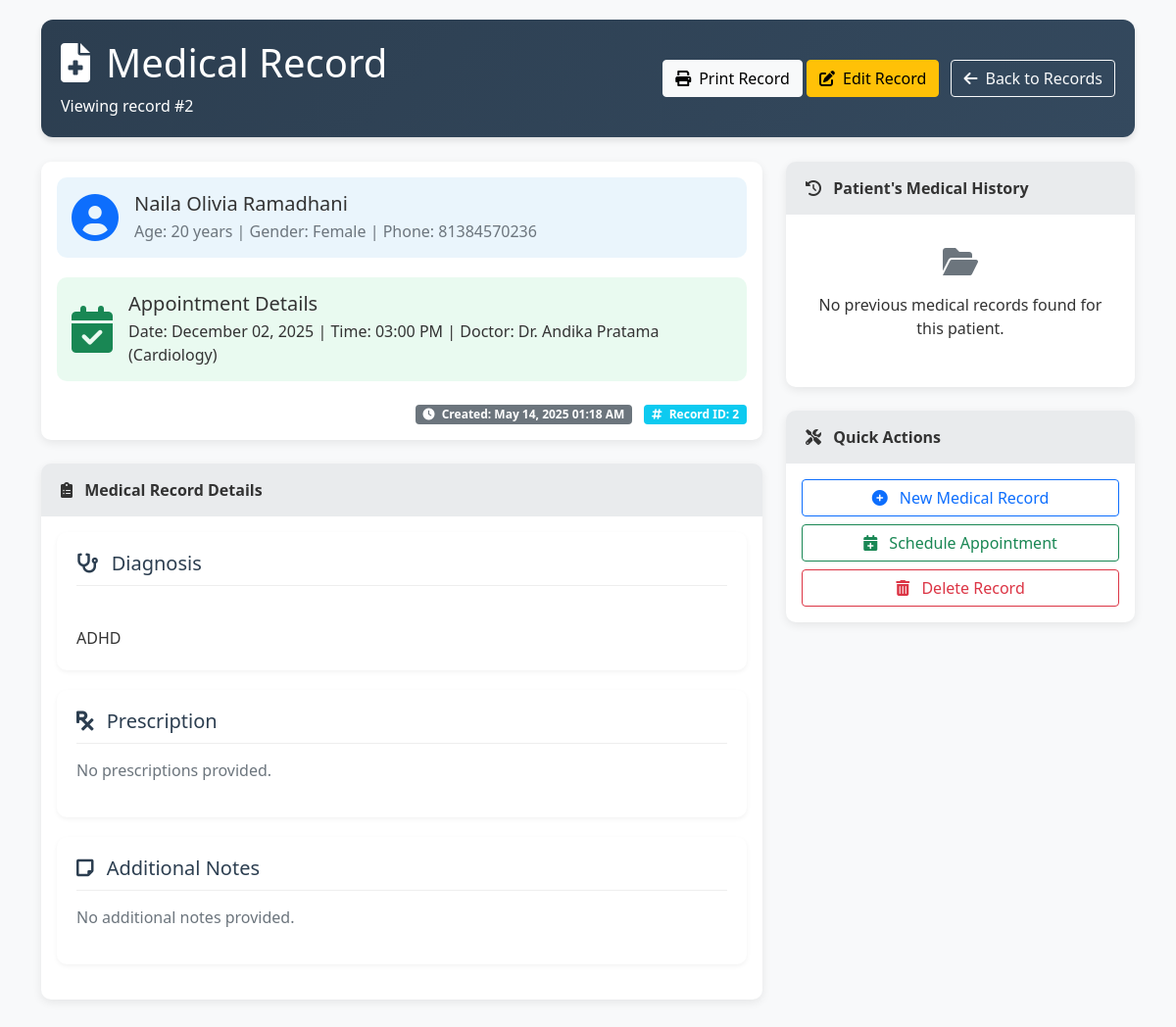
Page /view_medical_record.php?id=2 (signed in) on the committed database.
### tables this page shows
CREATE TABLE `medical_records` (
  `record_id` int(11) NOT NULL,
  `patient_id` int(11) NOT NULL,
  `doctor_id` int(11) NOT NULL,
  `appointment_id` int(11) NOT NULL,
  `diagnosis` text NOT NULL,
  `prescription` text DEFAULT NULL,
  `notes` text DEFAULT NULL,
  `created_at` timestamp NOT NULL DEFAULT current_timestamp()
);

CREATE TABLE `patients` (
  `patient_id` int(11) NOT NULL,
  `name` varchar(100) NOT NULL,
  `dob` date NOT NULL,
  `gender` enum('Male','Female','Other') NOT NULL,
  `phone` varchar(20) NOT NULL,
  `email` varchar(100) DEFAULT NULL,
  `address` text NOT NULL,
  `username` varchar(50) NOT NULL,
  `password` varchar(255) NOT NULL,
  `created_at` timestamp NOT NULL DEFAULT current_timestamp()
);

CREATE TABLE `appointments` (
  `appointment_id` int(11) NOT NULL,
  `patient_id` int(11) NOT NULL,
  `doctor_id` int(11) NOT NULL,
  `appointment_datetime` datetime NOT NULL,
  `status` enum('Scheduled','Completed','Cancelled') DEFAULT 'Scheduled',
  `notes` text DEFAULT NULL,
  `created_at` timestamp NOT NULL DEFAULT current_timestamp()
);

CREATE TABLE `doctors` (
  `doctor_id` int(11) NOT NULL,
  `name` varchar(100) NOT NULL,
  `specialty_id` int(11) NOT NULL,
  `room_number` varchar(20) NOT NULL,
  `phone` varchar(20) NOT NULL,
  `email` varchar(100) NOT NULL,
  `username` varchar(50) NOT NULL,
  `password` varchar(255) NOT NULL,
  `created_at` timestamp NOT NULL DEFAULT current_timestamp()
);

CREATE TABLE `specialties` (
  `specialty_id` int(11) NOT NULL,
  `name` varchar(100) NOT NULL
);

### view_medical_record.php (the view, shortened to what this page needs)
<?php
require_once "config.php";
$doctor_id = $_SESSION["id"];
$record_id = trim($_GET["id"]);
$sql = "SELECT mr.record_id, mr.patient_id, mr.doctor_id, mr.appointment_id,
               mr.diagnosis, mr.prescription, mr.notes, mr.created_at,
               p.name as patient_name, p.dob, p.gender, p.phone, p.email,
               d.name as doctor_name, s.name as specialty,
               a.appointment_datetime
        FROM medical_records mr
        JOIN patients p ON mr.patient_id = p.patient_id
        JOIN doctors d ON mr.doctor_id = d.doctor_id
        JOIN specialties s ON d.specialty_id = s.specialty_id
        JOIN appointments a ON mr.appointment_id = a.appointment_id
        WHERE mr.record_id = ? AND (mr.doctor_id = ? OR 1=?)";
if($stmt = mysqli_prepare($conn, $sql)){
    $is_admin = 0;
    mysqli_stmt_bind_param($stmt, "iii", $record_id, $doctor_id, $is_admin);
    if(mysqli_stmt_execute($stmt)){
        $result = mysqli_stmt_get_result($stmt);
        if(mysqli_num_rows($result) == 1){
            $record = mysqli_fetch_array($result);
        } else {
            header("location: error.php");
            exit();
        }
    } else {
        echo "Oops! Something went wrong. Please try again later.";
    }
}
$sql = "SELECT mr.record_id, mr.diagnosis, mr.created_at, d.name as doctor_name
        FROM medical_records mr
        JOIN doctors d ON mr.doctor_id = d.doctor_id
        WHERE mr.patient_id = ? AND mr.record_id != ?
        ORDER BY mr.created_at DESC
        LIMIT 5";
if($stmt = mysqli_prepare($conn, $sql)){
    mysqli_stmt_bind_param($stmt, "ii", $record["patient_id"], $record_id);
    if(mysqli_stmt_execute($stmt)){
        $previous_records = mysqli_stmt_get_result($stmt);
    }
}
?>
<!DOCTYPE html>
<html lang="en">
<head>
    <link rel="stylesheet" href="https://cdnjs.cloudflare.com/ajax/libs/bootstrap/5.1.3/css/bootstrap.min.css">
    <link rel="stylesheet" href="https://cdnjs.cloudflare.com/ajax/libs/font-awesome/6.0.0-beta3/css/all.min.css">
</head>
<body>
    <div class="container">
        <div class="dashboard-header no-print">
            <div class="row align-items-center">
                <div class="col-md-6">
                    <h1><i class="fas fa-file-medical me-3"></i>Medical Record</h1>
                    <p class="mb-0">Viewing record #<?php echo htmlspecialchars($record_id); ?></p>
                </div>
                <div class="col-md-6 text-md-end">
                    <button onclick="window.print();" class="btn btn-light">
                        <i class="fas fa-print me-2"></i>Print Record
                    </button>
                    <a href="edit_medical_record.php?id=<?php echo $record_id; ?>" class="btn btn-warning">
                        <i class="fas fa-edit me-2"></i>Edit Record
                    </a>
                    <a href="doctor_medical_records.php" class="btn btn-outline-light ms-2">
                        <i class="fas fa-arrow-left me-2"></i>Back to Records
                    </a>
                </div>
            </div>
        </div>
        <div class="row">
            <div class="col-lg-8">
                <div class="card mb-4">
                    <div class="card-body">
                        <div class="patient-info">
                            <div class="d-flex align-items-center">
                                <div class="flex-shrink-0">
                                    <i class="fas fa-user-circle fa-3x text-primary"></i>
                                </div>
                                <div class="flex-grow-1 ms-3">
                                    <h5 class="mb-1"><?php echo htmlspecialchars($record["patient_name"]); ?></h5>
                                    <p class="mb-0 text-muted">
                                        Age: <?php echo date_diff(date_create($record["dob"]), date_create('now'))->y; ?> years |
                                        Gender: <?php echo htmlspecialchars($record["gender"]); ?> |
                                        Phone: <?php echo htmlspecialchars($record["phone"]); ?>
                                    </p>
                                </div>
                            </div>
                        </div>
                        <div class="appointment-info">
                            <div class="d-flex align-items-center">
                                <div class="flex-shrink-0">
                                    <i class="fas fa-calendar-check fa-3x text-success"></i>
                                </div>
                                <div class="flex-grow-1 ms-3">
                                    <h5 class="mb-1">Appointment Details</h5>
                                    <p class="mb-0">
                                        Date: <?php echo date('F d, Y', strtotime($record["appointment_datetime"])); ?> |
                                        Time: <?php echo date('h:i A', strtotime($record["appointment_datetime"])); ?> |
                                        Doctor: Dr. <?php echo htmlspecialchars($record["doctor_name"]); ?> (<?php echo htmlspecialchars($record["specialty"]); ?>)
                                    </p>
                                </div>
                            </div>
                        </div>
                        <div class="text-end mt-3">
                            <span class="badge bg-secondary">
                                <i class="fas fa-clock me-1"></i> Created: <?php echo date('M d, Y h:i A', strtotime($record["created_at"])); ?>
                            </span>
                            <span class="badge bg-info ms-2">
                                <i class="fas fa-hashtag me-1"></i> Record ID: <?php echo htmlspecialchars($record_id); ?>
                            </span>
                        </div>
                    </div>
                </div>
                <div class="card">
                    <div class="card-header">
                        <i class="fas fa-clipboard-list me-2"></i> Medical Record Details
                    </div>
                    <div class="card-body">
                        <div class="record-section">
                            <h5><i class="fas fa-stethoscope me-2"></i> Diagnosis</h5>
                            <div class="record-content">
                                <?php echo nl2br(htmlspecialchars($record["diagnosis"])); ?>
                            </div>
                        </div>
                        <div class="record-section">
                            <h5><i class="fas fa-prescription me-2"></i> Prescription</h5>
                            <?php if(!empty(trim($record["prescription"]))): ?>
                                <div class="record-content">
                                    <?php
                                    $medications = explode("\n", $record["prescription"]);
                                    foreach($medications as $medication):
                                        if(!empty(trim($medication))):
                                    ?>
                                        <div class="prescription-item">
                                            <i class="fas fa-capsules me-2"></i>
                                            <?php echo htmlspecialchars(trim($medication)); ?>
                                        </div>
                                    <?php
                                        endif;
                                    endforeach;
                                    ?>
                                </div>
                            <?php else: ?>
                                <p class="text-muted">No prescriptions provided.</p>
                            <?php endif; ?>
                        </div>
                        <div class="record-section">
                            <h5><i class="fas fa-sticky-note me-2"></i> Additional Notes</h5>
                            <?php if(!empty(trim($record["notes"]))): ?>
                                <div class="record-content">
                                    <?php echo nl2br(htmlspecialchars($record["notes"])); ?>
                                </div>
                            <?php else: ?>
                                <p class="text-muted">No additional notes provided.</p>
                            <?php endif; ?>
                        </div>
                    </div>
                </div>
            </div>
            <div class="col-lg-4 no-print">
                <div class="card">
                    <div class="card-header">
                        <i class="fas fa-history me-2"></i> Patient's Medical History
                    </div>
                    <div class="card-body">
                        <?php if(isset($previous_records) && mysqli_num_rows($previous_records) > 0): ?>
                            <div class="list-group">
                                <?php while($prev_record = mysqli_fetch_array($previous_records)): ?>
                                    <a href="view_medical_record.php?id=<?php echo $prev_record['record_id']; ?>" class="list-group-item list-group-item-action history-record">
                                        <div class="d-flex w-100 justify-content-between">
                                            <h6 class="mb-1">Record #<?php echo $prev_record['record_id']; ?></h6>
                                            <small><?php echo date('M d, Y', strtotime($prev_record['created_at'])); ?></small>
                                        </div>
                                        <p class="mb-1">
                                            <?php
                                            $short_diagnosis = (strlen($prev_record['diagnosis']) > 50) ?
                                                substr($prev_record['diagnosis'], 0, 50) . '...' :
                                                $prev_record['diagnosis'];
                                            echo htmlspecialchars($short_diagnosis);
                                            ?>
                                        </p>
                                        <small>Dr. <?php echo htmlspecialchars($prev_record['doctor_name']); ?></small>
                                    </a>
                                <?php endwhile; ?>
                            </div>
                            <div class="text-center mt-3">
                                <a href="patient_records.php?id=<?php echo $record['patient_id']; ?>" class="btn btn-outline-primary btn-sm">
                                    <i class="fas fa-list me-1"></i> View All Records
                                </a>
                            </div>
                        <?php else: ?>
                            <div class="text-center p-3">
                                <i class="fas fa-folder-open text-muted mb-3" style="font-size: 2rem;"></i>
                                <p>No previous medical records found for this patient.</p>
                            </div>
                        <?php endif; ?>
                    </div>
                </div>
                <div class="card mt-4">
                    <div class="card-header">
                        <i class="fas fa-tools me-2"></i> Quick Actions
                    </div>
                    <div class="card-body">
                        <div class="d-grid gap-2">
                            <a href="add_record.php?patient_id=<?php echo $record['patient_id']; ?>" class="btn btn-outline-primary">
                                <i class="fas fa-plus-circle me-2"></i> New Medical Record
                            </a>
                            <a href="create_appointment.php?patient_id=<?php echo $record['patient_id']; ?>" class="btn btn-outline-success">
                                <i class="fas fa-calendar-plus me-2"></i> Schedule Appointment
                            </a>
                            <?php if($record['doctor_id'] == $doctor_id): ?>
                                <button type="button" class="btn btn-outline-danger" data-bs-toggle="modal" data-bs-target="#deleteRecordModal">
                                    <i class="fas fa-trash-alt me-2"></i> Delete Record
                                </button>
                            <?php endif; ?>
                        </div>
                    </div>
                </div>
            </div>
        </div>
    </div>
</body>
</html>

### view_medical_record.php (style rules this page uses)
:root { --primary-color: #3498db; --secondary-color: #2c3e50; --success-color: #2ecc71; --warning-color: #f39c12; --danger-color: #e74c3c; --light-color: #ecf0f1; --dark-color: #2c3e50; }
body { font-family: 'Segoe UI', Tahoma, Geneva, Verdana, sans-serif; background-color: #f8f9fa; color: #333; padding-top: 20px; padding-bottom: 40px; }
.dashboard-header { background: linear-gradient(135deg, var(--secondary-color), #34495e); color: white; border-radius: 12px; padding: 20px; margin-bottom: 25px; box-shadow: 0 4px 6px rgba(0, 0, 0, 0.1); }
.card { border: none; border-radius: 10px; box-shadow: 0 3px 10px rgba(0, 0, 0, 0.08); transition: transform 0.3s ease; margin-bottom: 20px; overflow: hidden; }
.card-header { font-weight: 600; background-color: rgba(44, 62, 80, 0.1); border-bottom: none; padding: 15px 20px; }
.patient-info { background-color: rgba(52, 152, 219, 0.1); border-radius: 10px; padding: 15px; margin-bottom: 20px; }
.appointment-info { background-color: rgba(46, 204, 113, 0.1); border-radius: 10px; padding: 15px; margin-bottom: 20px; }
.record-section { background-color: #fff; border-radius: 10px; padding: 20px; margin-bottom: 20px; box-shadow: 0 2px 5px rgba(0, 0, 0, 0.05); }
.record-section h5 { color: var(--secondary-color); border-bottom: 1px solid #eee; padding-bottom: 10px; margin-bottom: 15px; }
.record-content { white-space: pre-line; line-height: 1.6; }

### rows in the picture
medical_records: patient.name "Naila Olivia Ramadhani", patient.dob "20", patient.gender "Female", patient.phone "81384570236", appointment.appointment_datetime "December 02, 2025", appointment.appointment_datetime "03:00 PM", doctor.name "Andika Pratama", specialties.name "Cardiology", created_at "May 14, 2025 01:18 AM", diagnosis "ADHD"

### other values in the picture
$record_id "2"
